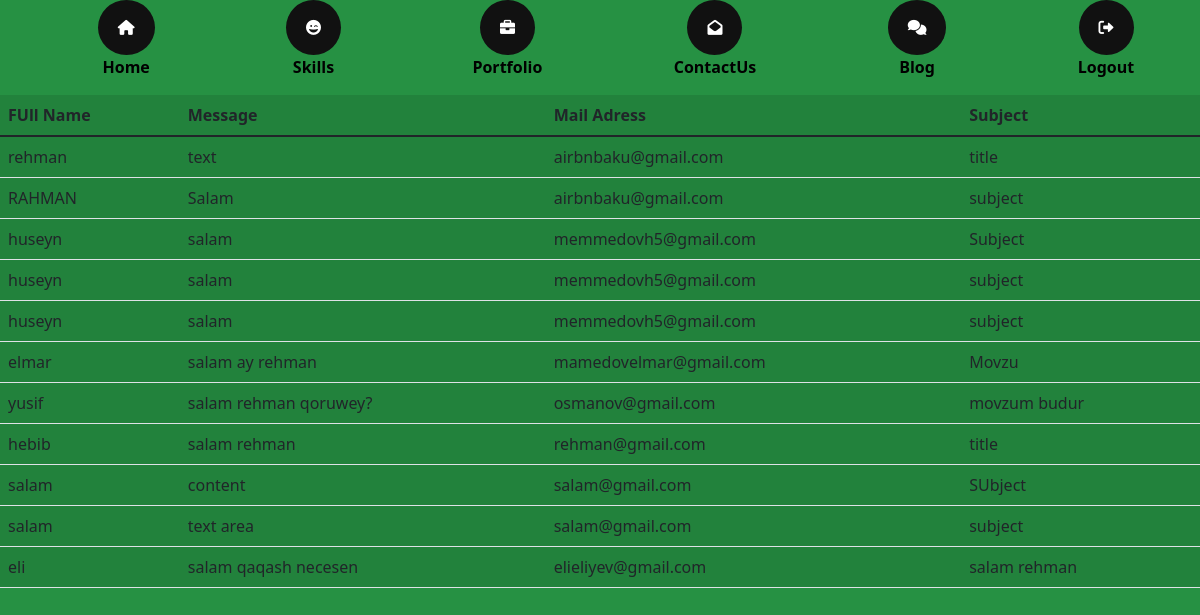
The app's page /admin/contact with its own data.
### modules.py (models this page shows)
class Contact(db.Model):
    id=db.Column(db.Integer,primary_key=True)
    contact_name = db.Column(db.String(100))
    contact_email = db.Column(db.String(100))
    contact_title= db.Column(db.String(100))
    contact_message = db.Column(db.Text)

### routes/admin/routes.py (the view, shortened to what this page needs)
@app.route("/admin/contact", methods=["GET", "POST"])
def admin_contact():
    from modules import Contact
    from flask_mail import Mail,Message
    from run import db
    from run import mail
    contact=Contact.query.all()
    return render_template("admin/contact.html", contact=contact)

### templates/admin/contact.html
{% extends "admin/base.html" %} {% block content %}
<table class="table table-active">
    <thead>
        <tr>
            <th scope="col">FUll Name</th>
            <th scope="col">Message</th>
            <th scope="col">Mail Adress</th>
            <th scope="col">Subject</th>
        </tr>
    </thead>
    <tbody>
        {% for contact in contact %}
        <tr>
            <td>{{contact.contact_name}}</td>
            <td>{{contact.contact_message}}</td>
            <td>{{contact.contact_email}}</td>
            <td>{{contact.contact_title}}</td>
        </tr>
        {% endfor %}
    </tbody>
</table>
{% endblock %}

### static/css/base.css (style rules this page uses)
body { margin: 0; padding: 0; border: 0; font-size: 100%; font: inherit; vertical-align: baseline; background-color: #252525; background-image: linear-gradient(45deg, #269143 50%, #252525 35%, #269143 42%); }

### records on screen
Contact: contact_name "rehman", contact_message "text", contact_email "airbnbaku@gmail.com", contact_title "title"
Contact: contact_name "RAHMAN", contact_message "Salam", contact_email "airbnbaku@gmail.com", contact_title "subject"
Contact: contact_name "huseyn", contact_message "salam", contact_email "memmedovh5@gmail.com", contact_title "Subject"
Contact: contact_name "huseyn", contact_message "salam", contact_email "memmedovh5@gmail.com", contact_title "subject"
Contact: contact_name "huseyn", contact_message "salam", contact_email "memmedovh5@gmail.com", contact_title "subject"
Contact: contact_name "elmar", contact_message "salam ay rehman", contact_email "mamedovelmar@gmail.com", contact_title "Movzu"
Contact: contact_name "yusif", contact_message "salam rehman qoruwey?", contact_email "osmanov@gmail.com", contact_title "movzum budur"
Contact: contact_name "hebib", contact_message "salam rehman", contact_email "rehman@gmail.com", contact_title "title"
Contact: contact_name "salam", contact_message "content", contact_email "salam@gmail.com", contact_title "SUbject"
Contact: contact_name "salam", contact_message "text area", contact_email "salam@gmail.com", contact_title "subject"
Contact: contact_name "eli", contact_message "salam qaqash necesen", contact_email "elieliyev@gmail.com", contact_title "salam rehman"
